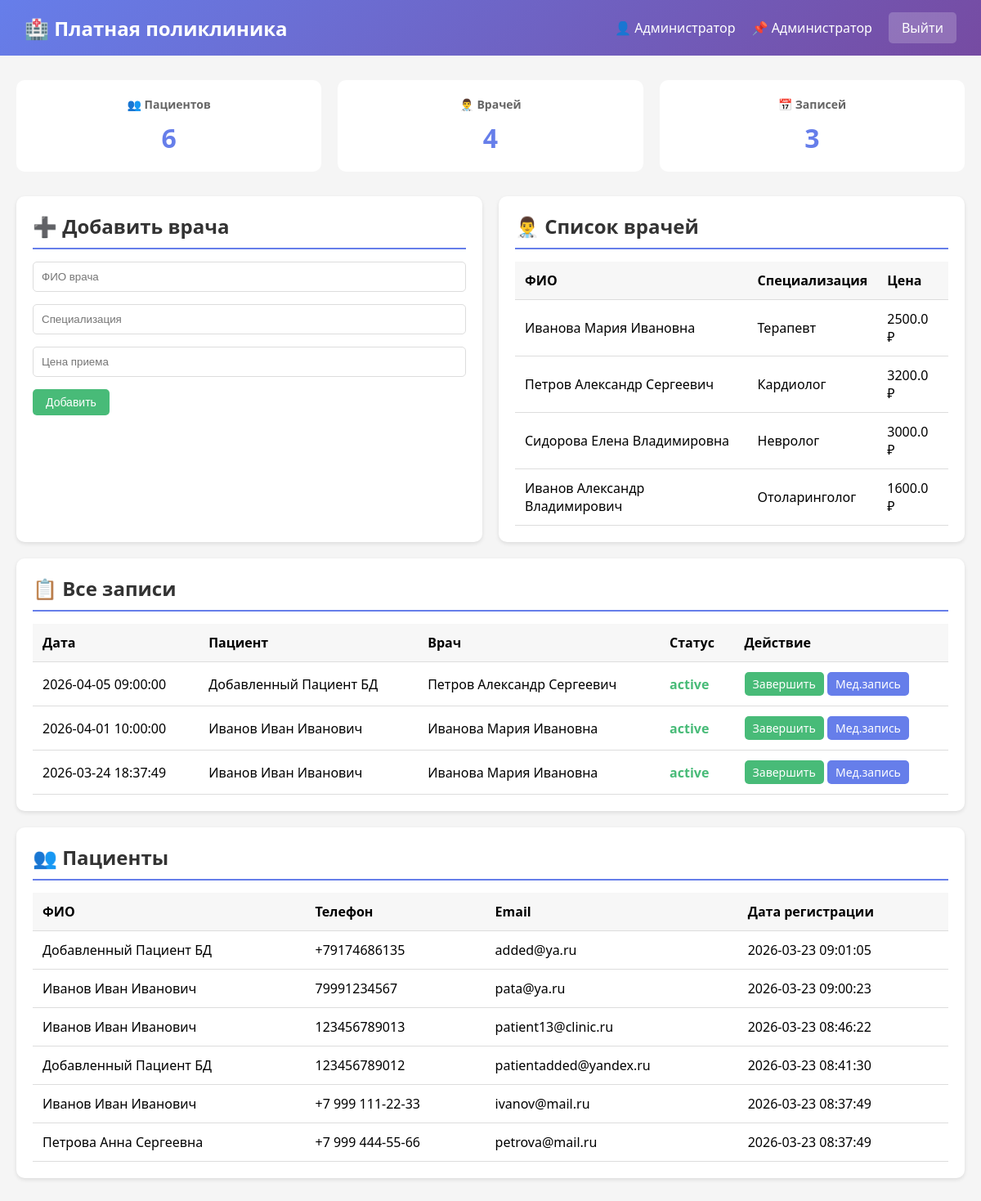
The app's page /dashboard (signed in) with its own data.
### tables this page shows
CREATE TABLE doctors (
            id INTEGER PRIMARY KEY AUTOINCREMENT,
            full_name TEXT NOT NULL,
            specialization TEXT NOT NULL,
            consultation_price REAL NOT NULL
        );

CREATE TABLE appointments (
            id INTEGER PRIMARY KEY AUTOINCREMENT,
            patient_id INTEGER NOT NULL REFERENCES patients(id),
            doctor_id INTEGER NOT NULL REFERENCES doctors(id),
            appointment_datetime TIMESTAMP NOT NULL,
            status TEXT NOT NULL DEFAULT 'active' CHECK(status IN ('active', 'completed', 'cancelled')),
            created_at TIMESTAMP DEFAULT CURRENT_TIMESTAMP
        );

CREATE TABLE patients (
            id INTEGER PRIMARY KEY AUTOINCREMENT,
            user_id INTEGER UNIQUE REFERENCES users(id) ON DELETE CASCADE,
            full_name TEXT NOT NULL,
            phone TEXT UNIQUE NOT NULL,
            birth_date DATE,
            created_at TIMESTAMP DEFAULT CURRENT_TIMESTAMP
        );

CREATE TABLE users (
            id INTEGER PRIMARY KEY AUTOINCREMENT,
            email TEXT UNIQUE NOT NULL,
            password_hash TEXT NOT NULL,
            role TEXT NOT NULL CHECK(role IN ('admin', 'patient')),
            created_at TIMESTAMP DEFAULT CURRENT_TIMESTAMP
        );

### app.py (the view, shortened to what this page needs)
@app.route('/dashboard')
def dashboard():
    if 'user_id' not in session:
        return redirect(url_for('login'))
    conn = get_db()
    role = session['role']
    data = {}
    if role == 'admin':
        data['total_patients'] = conn.execute('SELECT COUNT(*) as c FROM patients').fetchone()['c']
        data['total_doctors'] = conn.execute('SELECT COUNT(*) as c FROM doctors').fetchone()['c']
        data['total_appointments'] = conn.execute('SELECT COUNT(*) as c FROM appointments').fetchone()['c']
        data['doctors'] = conn.execute('SELECT * FROM doctors').fetchall()
        data['patients'] = conn.execute('''
            SELECT p.*, u.email
            FROM patients p
            JOIN users u ON p.user_id = u.id
            ORDER BY p.created_at DESC
        ''').fetchall()
        data['appointments'] = conn.execute('''
            SELECT a.*, p.full_name as patient_name, d.full_name as doctor_name
            FROM appointments a
            JOIN patients p ON a.patient_id = p.id
            JOIN doctors d ON a.doctor_id = d.id
            ORDER BY a.appointment_datetime DESC
            LIMIT 20
        ''').fetchall()
    conn.close()
    return render_template('dashboard.html', role=role, data=data)

### app.py (called while the page is built)
def get_db():
    conn = sqlite3.connect(DATABASE)
    conn.row_factory = sqlite3.Row
    return conn

### templates/dashboard.html (shortened to what this page needs)
<!DOCTYPE html>
<html lang="ru">
<head>
</head>
<body>
    <div class="navbar">
        <h1>🏥 Платная поликлиника</h1>
        <div class="user-info">
            <span>👤 {{ session.full_name }}</span>
            <span>📌 {{ 'Администратор' if role == 'admin' else 'Пациент' }}</span>
            <a href="/logout" class="logout-btn">Выйти</a>
        </div>
    </div>
    <div class="container">
        {% if role == 'admin' %}
        <div class="stats-grid">
            <div class="stat-card"><h3>👥 Пациентов</h3><div class="number">{{ data.total_patients }}</div></div>
            <div class="stat-card"><h3>👨‍⚕️ Врачей</h3><div class="number">{{ data.total_doctors }}</div></div>
            <div class="stat-card"><h3>📅 Записей</h3><div class="number">{{ data.total_appointments }}</div></div>
        </div>
        <div class="grid-2">
            <div class="card">
                <h2>➕ Добавить врача</h2>
                <form method="POST" action="/add_doctor">
                    <div class="form-group"><input type="text" name="full_name" placeholder="ФИО врача" required></div>
                    <div class="form-group"><input type="text" name="specialization" placeholder="Специализация" required></div>
                    <div class="form-group"><input type="number" name="price" placeholder="Цена приема" step="0.01" required></div>
                    <button type="submit" class="btn btn-success">Добавить</button>
                </form>
            </div>
            <div class="card">
                <h2>👨‍⚕️ Список врачей</h2>
                {% if data.doctors %}
                <table>
                    <thead><tr><th>ФИО</th><th>Специализация</th><th>Цена</th></tr></thead>
                    <tbody>
                        {% for d in data.doctors %}
                        <tr><td>{{ d.full_name }}</td><td>{{ d.specialization }}</td><td>{{ d.consultation_price }} ₽</td></tr>
                        {% endfor %}
                    </tbody>
                </table>
                {% else %}<p>Нет врачей</p>{% endif %}
            </div>
        </div>
        <div class="card">
            <h2>📋 Все записи</h2>
            {% if data.appointments %}
            <table>
                <thead><tr><th>Дата</th><th>Пациент</th><th>Врач</th><th>Статус</th><th>Действие</th></tr></thead>
                <tbody>
                    {% for a in data.appointments %}
                    <tr>
                        <td>{{ a.appointment_datetime }}</td>
                        <td>{{ a.patient_name }}</td>
                        <td>{{ a.doctor_name }}</td>
                        <td class="status-{{ a.status }}">{{ a.status }}</td>
                        <td>
                            {% if a.status == 'active' %}
                            <a href="/complete/{{ a.id }}" class="btn btn-success" style="padding: 5px 10px;">Завершить</a>
                            {% endif %}
                            <a href="#" onclick="showMedicalForm({{ a.id }})" class="btn btn-primary" style="padding: 5px 10px;">Мед.запись</a>
                        </td>
                    </tr>
                    {% endfor %}
                </tbody>
            </table>
            {% else %}<p>Нет записей</p>{% endif %}
        </div>
        <div class="card">
            <h2>👥 Пациенты</h2>
            {% if data.patients %}
            <table>
                <thead><tr><th>ФИО</th><th>Телефон</th><th>Email</th><th>Дата регистрации</th></tr></thead>
                <tbody>
                    {% for p in data.patients %}
                    <tr>
                        <td>{{ p.full_name }}</td>
                        <td>{{ p.phone }}</td>
                        <td>{{ p.email }}</td>
                        <td>{{ p.created_at }}</td>
                    </tr>
                    {% endfor %}
                </tbody>
            </table>
            {% else %}<p>Нет пациентов</p>{% endif %}
        </div>
        {% endif %}
    </div>
</body>
</html>

### templates/dashboard.html (style rules this page uses)
* { margin: 0; padding: 0; box-sizing: border-box; }
body { font-family: 'Segoe UI', Tahoma, Geneva, Verdana, sans-serif; background: #f5f5f5; }
.navbar { background: linear-gradient(135deg, #667eea 0%, #764ba2 100%); color: white; padding: 15px 30px; display: flex; justify-content: space-between; align-items: center; }
.navbar h1 { font-size: 24px; }
.user-info { display: flex; align-items: center; gap: 20px; }
.logout-btn { background: rgba(255,255,255,0.2); color: white; padding: 8px 16px; border-radius: 5px; text-decoration: none; }
.container { max-width: 1200px; margin: 30px auto; padding: 0 20px; }
.card { background: white; border-radius: 10px; padding: 20px; margin-bottom: 20px; box-shadow: 0 2px 5px rgba(0,0,0,0.1); }
.card h2 { margin-bottom: 15px; color: #333; border-bottom: 2px solid #667eea; padding-bottom: 10px; }
.btn { display: inline-block; padding: 8px 16px; border: none; border-radius: 5px; cursor: pointer; text-decoration: none; font-size: 14px; }
.btn-primary { background: #667eea; color: white; }
.btn-success { background: #48bb78; color: white; }
.stats-grid { display: grid; grid-template-columns: repeat(auto-fit, minmax(200px, 1fr)); gap: 20px; margin-bottom: 30px; }
.stat-card { background: white; padding: 20px; border-radius: 10px; text-align: center; }
.stat-card h3 { font-size: 14px; color: #666; margin-bottom: 10px; }
.stat-card .number { font-size: 32px; font-weight: bold; color: #667eea; }
table { width: 100%; border-collapse: collapse; }
th, td { padding: 12px; text-align: left; border-bottom: 1px solid #ddd; }
th { background: #f7f7f7; }
.form-group { margin-bottom: 15px; }
.form-group input, .form-group select, .form-group textarea { width: 100%; padding: 10px; border: 1px solid #ddd; border-radius: 5px; }
.grid-2 { display: grid; grid-template-columns: repeat(2, 1fr); gap: 20px; }
.status-active { color: #48bb78; font-weight: bold; }

### records on screen
doctors: full_name "Иванова Мария Ивановна", specialization "Терапевт", consultation_price "2500.0"
doctors: full_name "Петров Александр Сергеевич", specialization "Кардиолог", consultation_price "3200.0"
doctors: full_name "Сидорова Елена Владимировна", specialization "Невролог", consultation_price "3000.0"
doctors: full_name "Иванов Александр Владимирович", specialization "Отоларинголог", consultation_price "1600.0"
appointments: appointment_datetime "2026-04-05 09:00:00", patient_name "Добавленный Пациент БД", doctor_name "Петров Александр Сергеевич", status "active"
appointments: appointment_datetime "2026-04-01 10:00:00", patient_name "Иванов Иван Иванович", doctor_name "Иванова Мария Ивановна", status "active"
appointments: appointment_datetime "2026-03-24 18:37:49", patient_name "Иванов Иван Иванович", doctor_name "Иванова Мария Ивановна", status "active"
patients: full_name "Добавленный Пациент БД", phone "+79174686135", email "added@ya.ru", created_at "2026-03-23 09:01:05"
patients: full_name "Иванов Иван Иванович", phone "79991234567", email "pata@ya.ru", created_at "2026-03-23 09:00:23"
patients: full_name "Иванов Иван Иванович", phone "123456789013", email "patient13@clinic.ru", created_at "2026-03-23 08:46:22"
patients: full_name "Добавленный Пациент БД", phone "123456789012", email "patientadded@yandex.ru", created_at "2026-03-23 08:41:30"
patients: full_name "Иванов Иван Иванович", phone "+7 999 111-22-33", email "ivanov@mail.ru", created_at "2026-03-23 08:37:49"
patients: full_name "Петрова Анна Сергеевна", phone "+7 999 444-55-66", email "petrova@mail.ru", created_at "2026-03-23 08:37:49"

### other values on screen
{{ session.full_name }} "Администратор"
{{ 'Администратор' if role == 'admin' else 'Пациент' }} "Администратор"
{{ data.total_patients }} "6"
{{ data.total_doctors }} "4"
{{ data.total_appointments }} "3"
